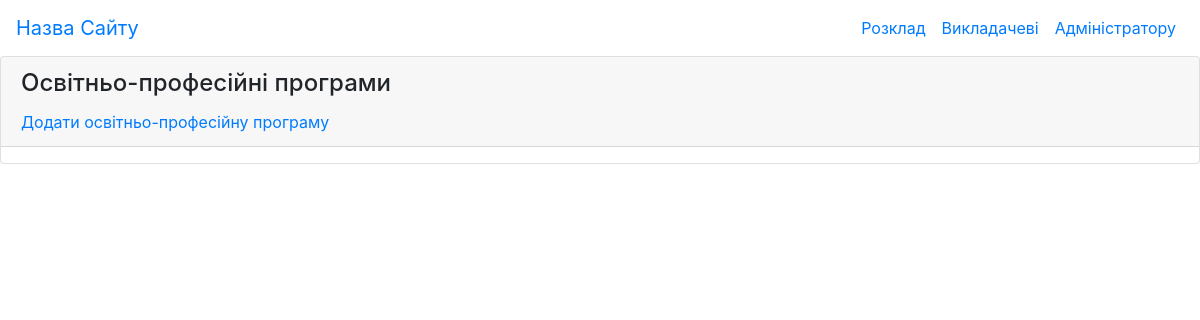
Before: /control/educational-programs-create-or-update/ with the older database file.
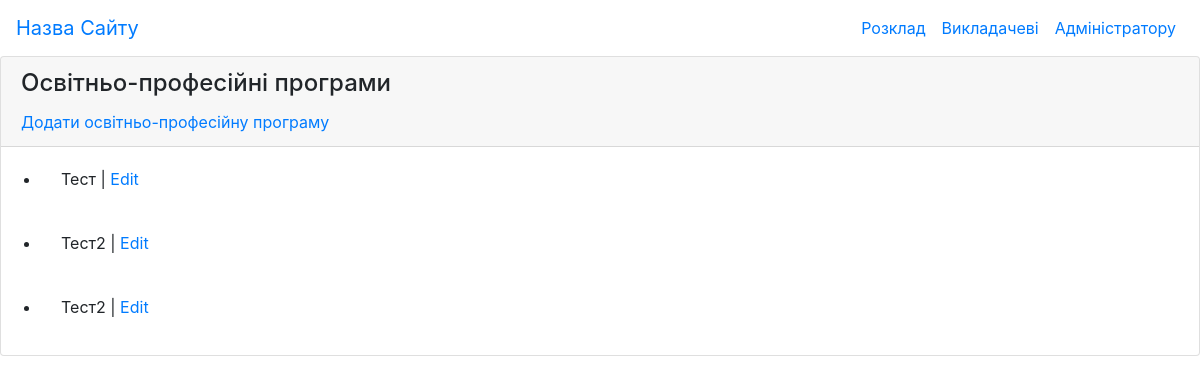
After: the same page with the newer database file.
### educational_programs/models.py (models this page shows, shortened)
class EducationalPrograms(models.Model):
    title=models.CharField('Назва',max_length=150)
    riven=models.CharField('Рівень',max_length=75)
    stupin=models.CharField('Ступінь',max_length=75)
    galuz=models.CharField('Галузь знань',max_length=75)
    specialnist=models.CharField('Спеціальність',max_length=75)
    specializaciya=models.CharField('Спеціалізація',max_length=75)
    osvKvalifikaciya=models.CharField('Освітня кваліфікація',max_length=150)
    profKvalifikaciya=models.CharField('Професійна кваліфікація',max_length=150)

### educational_programs/views.py (the view)
# urls.py: path('', EducationalProgramsList.as_view(), name='list_educational_programs'),
class  EducationalProgramsList ( ListView ):
    model = EducationalPrograms
    template_name = "educational_programs/educational_programs_list.html"
    context_object_name = "educational_programs"

### educational_programs/templates/educational_programs/educational_programs_list.html
{% extends "main/index.html" %}
{% block content %}
    <div class="card">
        <div class="card-header card-header-secondary">
            <h4 class="card-title">Освітньо-професійні програми</h4>
            <a href="{% url 'create_educational_programs' %}">Додати освітньо-професійну програму</a>
        </div>
        <ul>
            {% for educational_program in educational_programs %}
                <li class="card-body">{{ educational_program.title }} | <a href="{% url 'update_educational_programs' educational_program.id %}">Edit</a></li>
            {% endfor %}
        </ul>
    </div>
{% endblock content %}

Changed rows visible on the page:
added EducationalPrograms: title "Тест"
added EducationalPrograms: title "Тест2"
added EducationalPrograms: title "Тест2"
